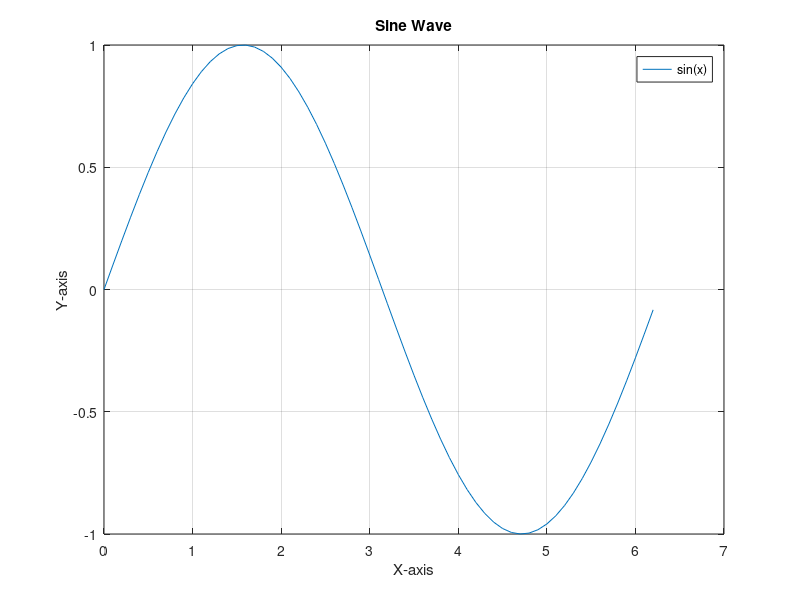
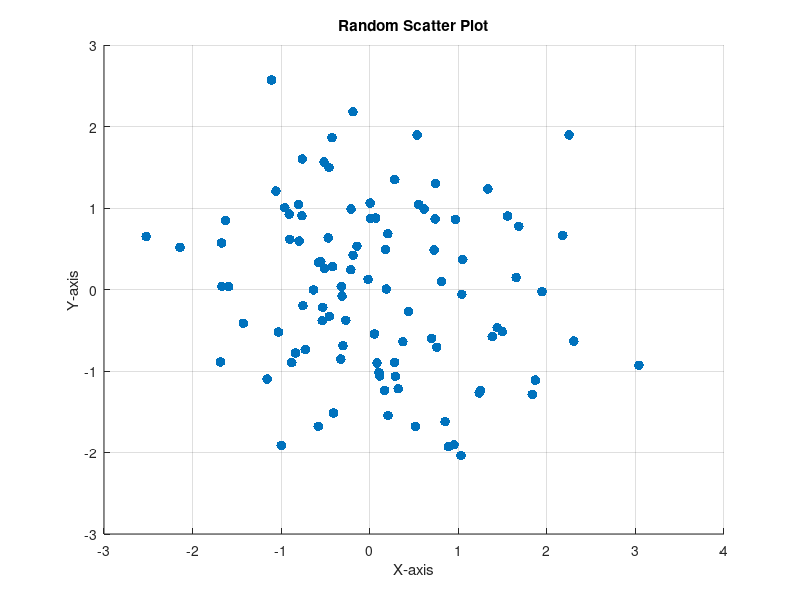
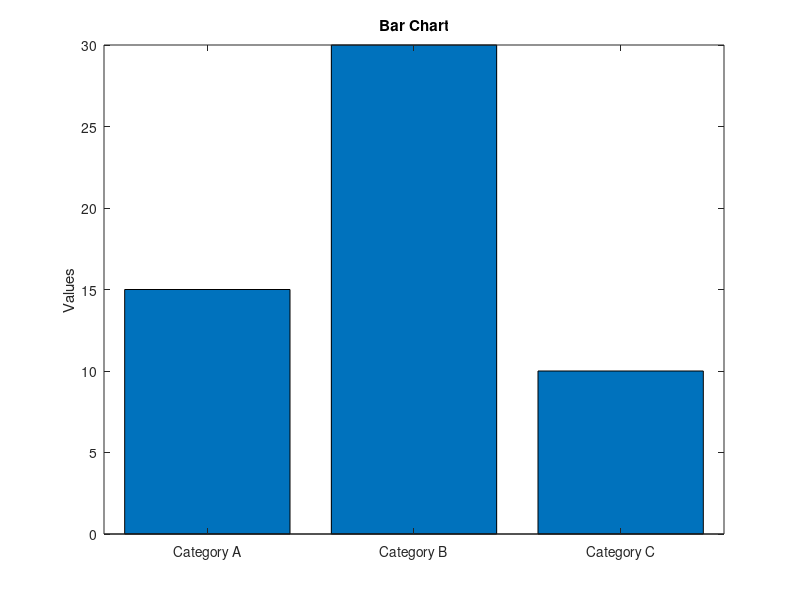
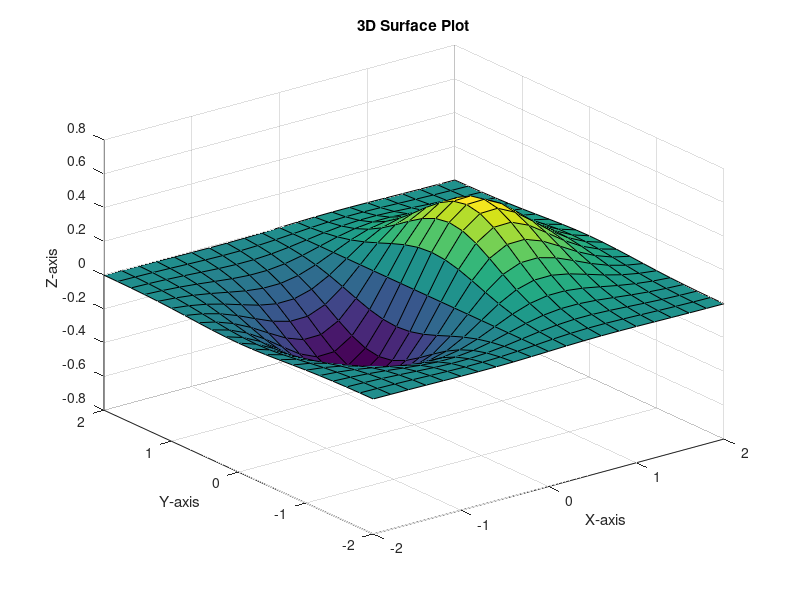

Write MATLAB code to recreate these figures, in order. (Note: this script raises an error after producing the figures.)
% MATLAB Figure Examples

% Clear the workspace and close all figures
clear; close all;

% Example 1: Line Plot
x = 0:0.1:2*pi; % Define x values
y = sin(x);     % Calculate corresponding y values
figure;         % Create a new figure
plot(x, y);     % Plot x against y
title('Sine Wave'); % Add a title
xlabel('X-axis');   % Label the x-axis
ylabel('Y-axis');   % Label the y-axis
grid on;            % Show a grid
legend('sin(x)');   % Add a legend

% Example 2: Scatter Plot
x = randn(100, 1); % Generate random data
y = randn(100, 1);
figure;
scatter(x, y, 50, 'filled'); % Create a scatter plot with filled markers
title('Random Scatter Plot');
xlabel('X-axis');
ylabel('Y-axis');
grid on;

% Example 3: Bar Chart
categories = {'Category A', 'Category B', 'Category C'};
values = [15, 30, 10];
figure;
bar(1:numel(categories), values); % Use numerical values for the x-axis
xticks(1:numel(categories)); % Set the x-axis ticks
xticklabels(categories); % Set the x-axis tick labels
title('Bar Chart');
ylabel('Values');

% Example 4: 3D Plot
[X, Y] = meshgrid(-2:0.2:2, -2:0.2:2);
Z = X .* exp(-X.^2 - Y.^2);
figure;
surf(X, Y, Z); % Create a 3D surface plot
title('3D Surface Plot');
xlabel('X-axis');
ylabel('Y-axis');
zlabel('Z-axis');
colormap('parula');

% Example 5: Histogram
data = randn(1000, 1);
figure;
hist(data, 20); % Create a histogram with 20 bins
title('Histogram');
xlabel('Values');
ylabel('Frequency');

% Example 6: Pie Chart
labels = {'Category A', 'Category B', 'Category C'};
sizes = [25, 35, 20];
figure;
pie(sizes, labels); % Create a pie chart
title('Pie Chart');

% Example 7: Polar Plot
theta = linspace(0, 2 * pi, 100);
rho = sin(2 * theta);
figure;
polarplot(theta, rho); % Create a polar plot
title('Polar Plot');

% Example 8: Box Plot
data = randn(100, 3);
figure;
boxplot(data, 'Labels', {'Group 1', 'Group 2', 'Group 3'}); % Create a box plot
title('Box Plot');
ylabel('Values');

% Example 9: Contour Plot
[X, Y] = meshgrid(-2:0.2:2, -2:0.2:2);
Z = X .* exp(-X.^2 - Y.^2);
figure;
contour(X, Y, Z, 10); % Create a contour plot with 10 contour lines
title('Contour Plot');
xlabel('X-axis');
ylabel('Y-axis');
colormap('cool');

% Example 10: Error Bar Plot
x = 1:5;
y = [3, 4, 2, 6, 5];
error = [0.2, 0.3, 0.1, 0.4, 0.15];
figure;
errorbar(x, y, error, 'o'); % Create an error bar plot with markers
title('Error Bar Plot');
xlabel('X-axis');
ylabel('Y-axis');

% Save the current figure to a file (optional)
saveas(gcf, 'figure_examples.png');

% End of the program
